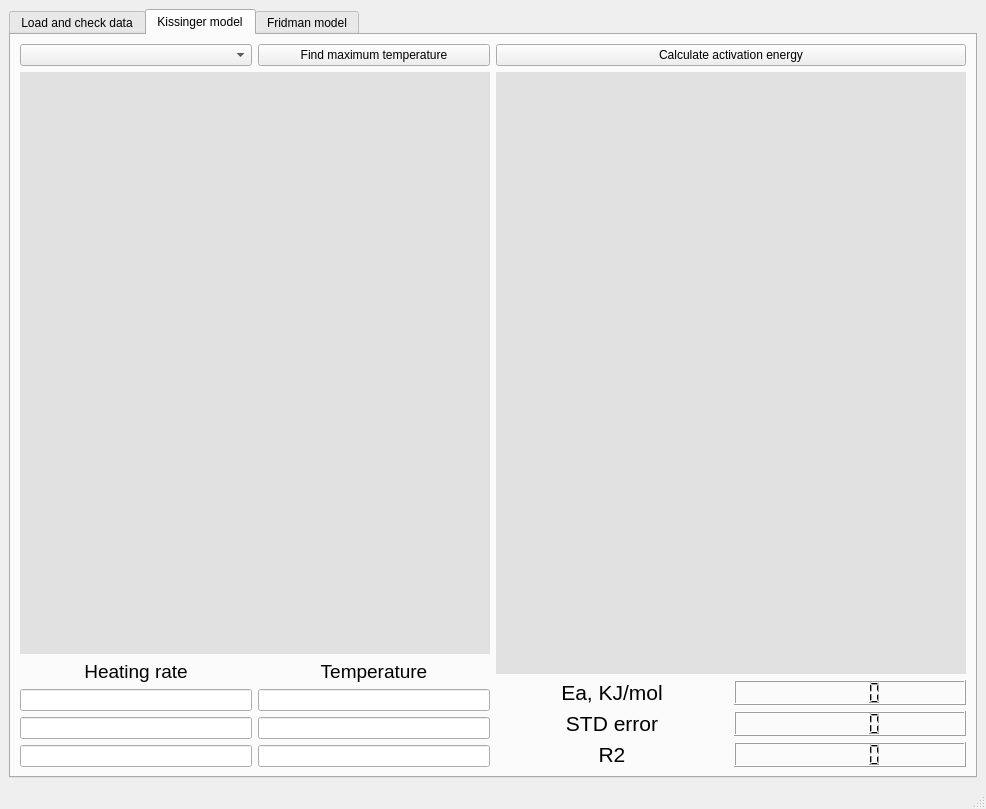
<?xml version="1.0" encoding="UTF-8"?>
<ui version="4.0">
 <class>MainWindow</class>
 <widget class="QMainWindow" name="MainWindow">
  <property name="geometry">
   <rect>
    <x>0</x>
    <y>0</y>
    <width>986</width>
    <height>809</height>
   </rect>
  </property>
  <property name="windowTitle">
   <string>MainWindow</string>
  </property>
  <widget class="QWidget" name="centralwidget">
   <layout class="QVBoxLayout" name="verticalLayout">
    <item>
     <widget class="QTabWidget" name="tabWidget">
      <property name="currentIndex">
       <number>1</number>
      </property>
      <widget class="QWidget" name="tab">
       <attribute name="title">
        <string>Load and check data</string>
       </attribute>
       <layout class="QVBoxLayout" name="verticalLayout_4">
        <item>
         <layout class="QVBoxLayout" name="verticalLayout_3">
          <item>
           <layout class="QHBoxLayout" name="horizontalLayout">
            <item>
             <spacer name="horizontalSpacer">
              <property name="orientation">
               <enum>Qt::Horizontal</enum>
              </property>
              <property name="sizeHint" stdset="0">
               <size>
                <width>40</width>
                <height>20</height>
               </size>
              </property>
             </spacer>
            </item>
            <item>
             <widget class="QPushButton" name="OpenDSCpushButton">
              <property name="sizePolicy">
               <sizepolicy hsizetype="Expanding" vsizetype="Preferred">
                <horstretch>0</horstretch>
                <verstretch>0</verstretch>
               </sizepolicy>
              </property>
              <property name="text">
               <string>Open DSC curves</string>
              </property>
             </widget>
            </item>
            <item>
             <widget class="QComboBox" name="ChooseDscComboBox">
              <property name="sizePolicy">
               <sizepolicy hsizetype="Expanding" vsizetype="Fixed">
                <horstretch>0</horstretch>
                <verstretch>0</verstretch>
               </sizepolicy>
              </property>
             </widget>
            </item>
            <item>
             <widget class="QPushButton" name="PlotDscPushButton">
              <property name="sizePolicy">
               <sizepolicy hsizetype="Minimum" vsizetype="Fixed">
                <horstretch>0</horstretch>
                <verstretch>0</verstretch>
               </sizepolicy>
              </property>
              <property name="text">
               <string>Plot curve</string>
              </property>
             </widget>
            </item>
            <item>
             <spacer name="horizontalSpacer_2">
              <property name="orientation">
               <enum>Qt::Horizontal</enum>
              </property>
              <property name="sizeHint" stdset="0">
               <size>
                <width>40</width>
                <height>20</height>
               </size>
              </property>
             </spacer>
            </item>
           </layout>
          </item>
          <item>
           <widget class="MplWidget" name="MplWidget" native="true">
            <property name="sizePolicy">
             <sizepolicy hsizetype="Preferred" vsizetype="Expanding">
              <horstretch>0</horstretch>
              <verstretch>0</verstretch>
             </sizepolicy>
            </property>
            <property name="minimumSize">
             <size>
              <width>600</width>
              <height>300</height>
             </size>
            </property>
            <property name="baseSize">
             <size>
              <width>320</width>
              <height>480</height>
             </size>
            </property>
            <property name="styleSheet">
             <string notr="true">background-color: rgb(225, 225, 225);</string>
            </property>
           </widget>
          </item>
          <item>
           <layout class="QHBoxLayout" name="horizontalLayout_4">
            <item>
             <spacer name="horizontalSpacer_4">
              <property name="orientation">
               <enum>Qt::Horizontal</enum>
              </property>
              <property name="sizeHint" stdset="0">
               <size>
                <width>40</width>
                <height>20</height>
               </size>
              </property>
             </spacer>
            </item>
            <item>
             <layout class="QVBoxLayout" name="verticalLayout_2">
              <item>
               <widget class="QLabel" name="label">
                <property name="font">
                 <font>
                  <pointsize>16</pointsize>
                 </font>
                </property>
                <property name="text">
                 <string>Select temperature range</string>
                </property>
                <property name="alignment">
                 <set>Qt::AlignCenter</set>
                </property>
               </widget>
              </item>
              <item>
               <layout class="QHBoxLayout" name="horizontalLayout_3">
                <item>
                 <widget class="QLabel" name="label_2">
                  <property name="sizePolicy">
                   <sizepolicy hsizetype="Fixed" vsizetype="Preferred">
                    <horstretch>0</horstretch>
                    <verstretch>0</verstretch>
                   </sizepolicy>
                  </property>
                  <property name="font">
                   <font>
                    <pointsize>10</pointsize>
                   </font>
                  </property>
                  <property name="text">
                   <string>from</string>
                  </property>
                 </widget>
                </item>
                <item>
                 <widget class="QLineEdit" name="MinTempLineEdit">
                  <property name="sizePolicy">
                   <sizepolicy hsizetype="Fixed" vsizetype="Fixed">
                    <horstretch>0</horstretch>
                    <verstretch>0</verstretch>
                   </sizepolicy>
                  </property>
                 </widget>
                </item>
                <item>
                 <widget class="QLabel" name="label_3">
                  <property name="sizePolicy">
                   <sizepolicy hsizetype="Fixed" vsizetype="Preferred">
                    <horstretch>0</horstretch>
                    <verstretch>0</verstretch>
                   </sizepolicy>
                  </property>
                  <property name="font">
                   <font>
                    <pointsize>10</pointsize>
                   </font>
                  </property>
                  <property name="text">
                   <string>to</string>
                  </property>
                 </widget>
                </item>
                <item>
                 <widget class="QLineEdit" name="MaxTempLineEdit">
                  <property name="sizePolicy">
                   <sizepolicy hsizetype="Fixed" vsizetype="Fixed">
                    <horstretch>0</horstretch>
                    <verstretch>0</verstretch>
                   </sizepolicy>
                  </property>
                 </widget>
                </item>
               </layout>
              </item>
             </layout>
            </item>
            <item>
             <widget class="QPushButton" name="SetTempRangePushButton">
              <property name="text">
               <string>Set temperature range</string>
              </property>
             </widget>
            </item>
            <item>
             <widget class="QPushButton" name="SubtractBlinePushButton">
              <property name="sizePolicy">
               <sizepolicy hsizetype="Fixed" vsizetype="Maximum">
                <horstretch>0</horstretch>
                <verstretch>1</verstretch>
               </sizepolicy>
              </property>
              <property name="text">
               <string>Subtract baseline</string>
              </property>
             </widget>
            </item>
            <item>
             <spacer name="horizontalSpacer_3">
              <property name="orientation">
               <enum>Qt::Horizontal</enum>
              </property>
              <property name="sizeHint" stdset="0">
               <size>
                <width>40</width>
                <height>20</height>
               </size>
              </property>
             </spacer>
            </item>
           </layout>
          </item>
         </layout>
        </item>
       </layout>
      </widget>
      <widget class="QWidget" name="tab_2">
       <attribute name="title">
        <string>Kissinger model</string>
       </attribute>
       <layout class="QVBoxLayout" name="verticalLayout_8">
        <item>
         <layout class="QHBoxLayout" name="horizontalLayout_6">
          <item>
           <layout class="QVBoxLayout" name="verticalLayout_7">
            <item>
             <layout class="QVBoxLayout" name="verticalLayout_6">
              <item>
               <layout class="QHBoxLayout" name="horizontalLayout_5">
                <item>
                 <widget class="QComboBox" name="SelectSubDscComboBox"/>
                </item>
                <item>
                 <widget class="QPushButton" name="FindMaxTempPushButton">
                  <property name="sizePolicy">
                   <sizepolicy hsizetype="Minimum" vsizetype="Preferred">
                    <horstretch>0</horstretch>
                    <verstretch>0</verstretch>
                   </sizepolicy>
                  </property>
                  <property name="text">
                   <string>Find maximum temperature</string>
                  </property>
                 </widget>
                </item>
               </layout>
              </item>
              <item>
               <widget class="MplWidget" name="DscSubMplWidget" native="true">
                <property name="sizePolicy">
                 <sizepolicy hsizetype="Expanding" vsizetype="Expanding">
                  <horstretch>0</horstretch>
                  <verstretch>0</verstretch>
                 </sizepolicy>
                </property>
                <property name="styleSheet">
                 <string notr="true">background-color: rgb(225, 225, 225);</string>
                </property>
               </widget>
              </item>
             </layout>
            </item>
            <item>
             <layout class="QGridLayout" name="gridLayout_2">
              <item row="0" column="0">
               <widget class="QLabel" name="label_7">
                <property name="sizePolicy">
                 <sizepolicy hsizetype="Preferred" vsizetype="Fixed">
                  <horstretch>0</horstretch>
                  <verstretch>0</verstretch>
                 </sizepolicy>
                </property>
                <property name="font">
                 <font>
                  <pointsize>14</pointsize>
                 </font>
                </property>
                <property name="text">
                 <string>Heating rate</string>
                </property>
                <property name="alignment">
                 <set>Qt::AlignCenter</set>
                </property>
               </widget>
              </item>
              <item row="0" column="1">
               <widget class="QLabel" name="label_8">
                <property name="sizePolicy">
                 <sizepolicy hsizetype="Preferred" vsizetype="Fixed">
                  <horstretch>0</horstretch>
                  <verstretch>0</verstretch>
                 </sizepolicy>
                </property>
                <property name="font">
                 <font>
                  <pointsize>14</pointsize>
                 </font>
                </property>
                <property name="text">
                 <string>Temperature</string>
                </property>
                <property name="alignment">
                 <set>Qt::AlignCenter</set>
                </property>
               </widget>
              </item>
              <item row="1" column="0">
               <widget class="QLineEdit" name="HeatRatelineEdit_1">
                <property name="sizePolicy">
                 <sizepolicy hsizetype="Expanding" vsizetype="Fixed">
                  <horstretch>0</horstretch>
                  <verstretch>0</verstretch>
                 </sizepolicy>
                </property>
               </widget>
              </item>
              <item row="1" column="1">
               <widget class="QLineEdit" name="TemperatureLineEdit_1">
                <property name="sizePolicy">
                 <sizepolicy hsizetype="Expanding" vsizetype="Fixed">
                  <horstretch>0</horstretch>
                  <verstretch>0</verstretch>
                 </sizepolicy>
                </property>
               </widget>
              </item>
              <item row="2" column="0">
               <widget class="QLineEdit" name="HeatRatelineEdit_2"/>
              </item>
              <item row="2" column="1">
               <widget class="QLineEdit" name="TemperatureLineEdit_2"/>
              </item>
              <item row="3" column="0">
               <widget class="QLineEdit" name="HeatRatelineEdit_3"/>
              </item>
              <item row="3" column="1">
               <widget class="QLineEdit" name="TemperatureLineEdit_3"/>
              </item>
             </layout>
            </item>
           </layout>
          </item>
          <item>
           <layout class="QVBoxLayout" name="verticalLayout_5">
            <item>
             <widget class="QPushButton" name="CalculatKissingerPushButton">
              <property name="text">
               <string>Calculate activation energy</string>
              </property>
             </widget>
            </item>
            <item>
             <widget class="MplWidget" name="KissingerMplWidget" native="true">
              <property name="sizePolicy">
               <sizepolicy hsizetype="Expanding" vsizetype="Expanding">
                <horstretch>0</horstretch>
                <verstretch>0</verstretch>
               </sizepolicy>
              </property>
              <property name="styleSheet">
               <string notr="true">background-color: rgb(225, 225, 225);</string>
              </property>
             </widget>
            </item>
            <item>
             <layout class="QGridLayout" name="gridLayout">
              <item row="0" column="0">
               <widget class="QLabel" name="label_4">
                <property name="sizePolicy">
                 <sizepolicy hsizetype="Preferred" vsizetype="Fixed">
                  <horstretch>0</horstretch>
                  <verstretch>0</verstretch>
                 </sizepolicy>
                </property>
                <property name="font">
                 <font>
                  <pointsize>16</pointsize>
                 </font>
                </property>
                <property name="text">
                 <string>Ea, KJ/mol</string>
                </property>
                <property name="alignment">
                 <set>Qt::AlignCenter</set>
                </property>
               </widget>
              </item>
              <item row="0" column="1">
               <widget class="QLCDNumber" name="EaKissingerLcdNumber"/>
              </item>
              <item row="1" column="0">
               <widget class="QLabel" name="label_5">
                <property name="sizePolicy">
                 <sizepolicy hsizetype="Preferred" vsizetype="Fixed">
                  <horstretch>0</horstretch>
                  <verstretch>0</verstretch>
                 </sizepolicy>
                </property>
                <property name="font">
                 <font>
                  <pointsize>16</pointsize>
                 </font>
                </property>
                <property name="text">
                 <string>STD error</string>
                </property>
                <property name="alignment">
                 <set>Qt::AlignCenter</set>
                </property>
               </widget>
              </item>
              <item row="1" column="1">
               <widget class="QLCDNumber" name="StdKissingerLcdNumber"/>
              </item>
              <item row="2" column="0">
               <widget class="QLabel" name="R2KissingerLcdNumber">
                <property name="sizePolicy">
                 <sizepolicy hsizetype="Preferred" vsizetype="Fixed">
                  <horstretch>0</horstretch>
                  <verstretch>0</verstretch>
                 </sizepolicy>
                </property>
                <property name="font">
                 <font>
                  <pointsize>16</pointsize>
                 </font>
                </property>
                <property name="text">
                 <string>R2</string>
                </property>
                <property name="alignment">
                 <set>Qt::AlignCenter</set>
                </property>
               </widget>
              </item>
              <item row="2" column="1">
               <widget class="QLCDNumber" name="lcdNumber_3"/>
              </item>
             </layout>
            </item>
           </layout>
          </item>
         </layout>
        </item>
       </layout>
      </widget>
      <widget class="QWidget" name="tab_3">
       <attribute name="title">
        <string>Fridman model</string>
       </attribute>
       <widget class="QPushButton" name="pushButton_6">
        <property name="geometry">
         <rect>
          <x>20</x>
          <y>10</y>
          <width>211</width>
          <height>28</height>
         </rect>
        </property>
        <property name="text">
         <string>calculate activation energy</string>
        </property>
       </widget>
       <widget class="MplWidget" name="widget_4" native="true">
        <property name="geometry">
         <rect>
          <x>20</x>
          <y>100</y>
          <width>361</width>
          <height>281</height>
         </rect>
        </property>
        <property name="styleSheet">
         <string notr="true">background-color: rgb(225, 225, 225);</string>
        </property>
       </widget>
       <widget class="QLabel" name="label_9">
        <property name="geometry">
         <rect>
          <x>140</x>
          <y>80</y>
          <width>141</width>
          <height>16</height>
         </rect>
        </property>
        <property name="text">
         <string>conversion by time</string>
        </property>
       </widget>
       <widget class="MplWidget" name="widget_5" native="true">
        <property name="geometry">
         <rect>
          <x>20</x>
          <y>420</y>
          <width>351</width>
          <height>271</height>
         </rect>
        </property>
        <property name="styleSheet">
         <string notr="true">background-color: rgb(225, 225, 225);</string>
        </property>
       </widget>
       <widget class="QLabel" name="label_10">
        <property name="geometry">
         <rect>
          <x>120</x>
          <y>400</y>
          <width>171</width>
          <height>16</height>
         </rect>
        </property>
        <property name="text">
         <string>activation energy plot</string>
        </property>
       </widget>
       <widget class="MplWidget" name="widget_6" native="true">
        <property name="geometry">
         <rect>
          <x>540</x>
          <y>100</y>
          <width>361</width>
          <height>291</height>
         </rect>
        </property>
        <property name="styleSheet">
         <string notr="true">background-color: rgb(225, 225, 225);</string>
        </property>
       </widget>
       <widget class="QLabel" name="label_11">
        <property name="geometry">
         <rect>
          <x>620</x>
          <y>70</y>
          <width>191</width>
          <height>16</height>
         </rect>
        </property>
        <property name="text">
         <string>conversion log coordinates</string>
        </property>
       </widget>
       <widget class="QTextBrowser" name="textBrowser">
        <property name="geometry">
         <rect>
          <x>540</x>
          <y>430</y>
          <width>351</width>
          <height>261</height>
         </rect>
        </property>
       </widget>
      </widget>
     </widget>
    </item>
   </layout>
  </widget>
  <widget class="QMenuBar" name="menubar">
   <property name="geometry">
    <rect>
     <x>0</x>
     <y>0</y>
     <width>986</width>
     <height>26</height>
    </rect>
   </property>
  </widget>
  <widget class="QStatusBar" name="statusbar"/>
 </widget>
 <customwidgets>
  <customwidget>
   <class>MplWidget</class>
   <extends>QWidget</extends>
   <header>mplwidget.h</header>
   <container>1</container>
  </customwidget>
 </customwidgets>
 <resources/>
 <connections/>
</ui>
